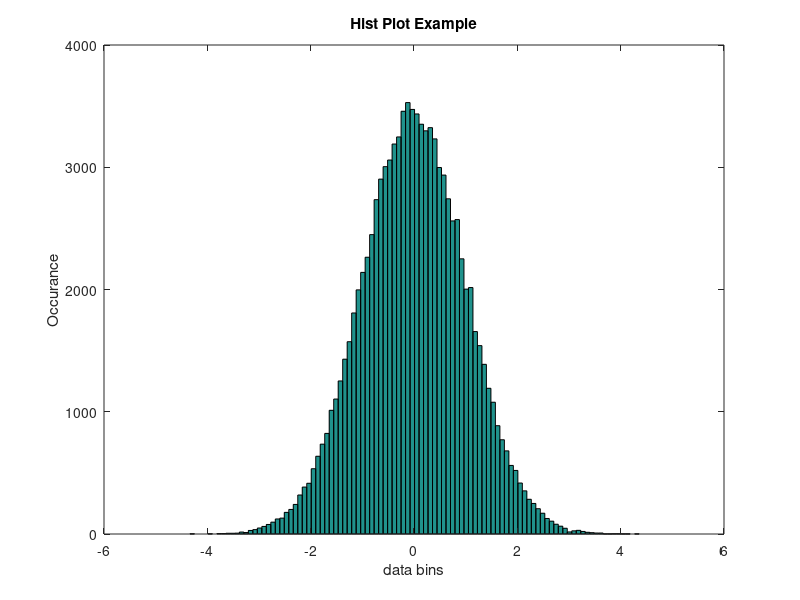
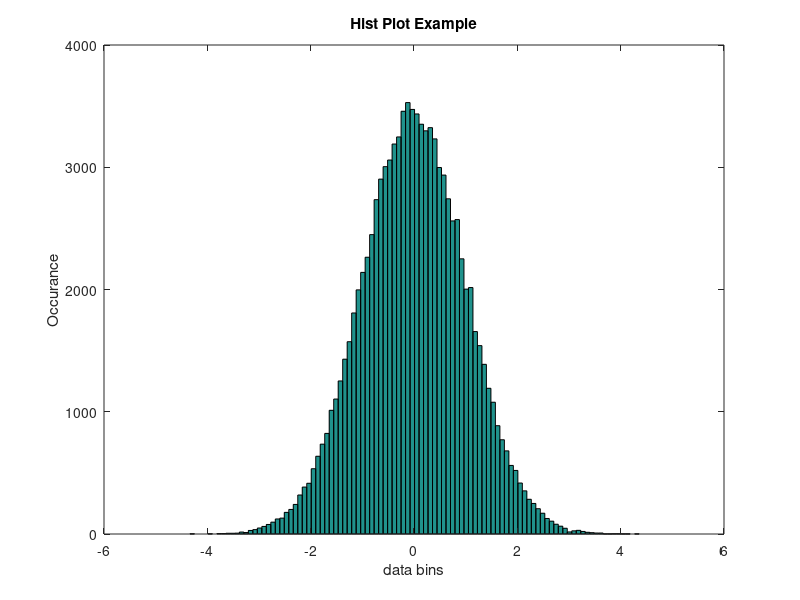

Recreate these plots in MATLAB, in order.
%This script draws histogram.

clear all;
close all;
clc;
x = randn(1,100000);
fig = figure();
hist(x, 100); %data, number of bins
xlabel("data bins");
ylabel("Occurance");
title("Hist Plot Example");
saveas(fig, 'histplot.png');
savefig (fig, 'histplot.fig', "compact");